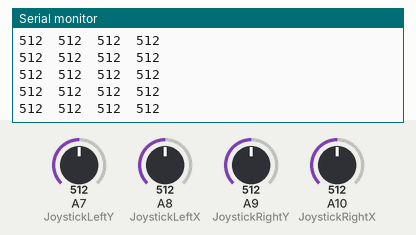
This sketch was run on a simulated Arduino Mega 2560, built with avr-gcc and run on an emulated ATmega2560. Parts: the last lines printed to the serial monitor. The inputs (shaded band) are chosen by the test bench; at power-on: A7 (JoystickLeftY) = 512, A8 (JoystickLeftX) = 512, A9 (JoystickRightY) = 512, A10 (JoystickRightX) = 512.

Above: at 1.2 s.
1.3 s: A7 (JoystickLeftY) set to 105
At 2.1 s:
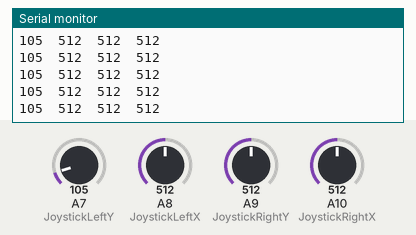
4.3 s: A7 (JoystickLeftY) set to 91
At 5.0 s:
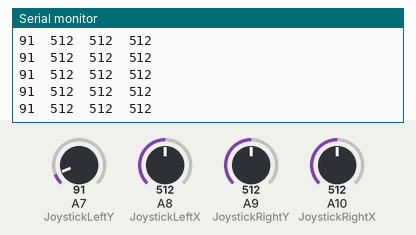
Timing chart, 0 to 7.3 s (numbered marks = the images above; inputs shaded):
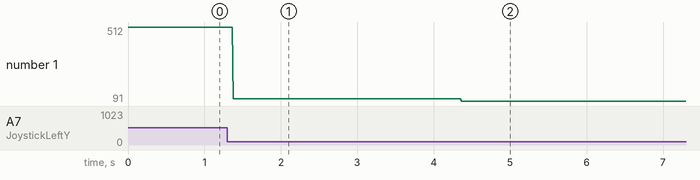

The sketch:

JoystickTest.ino
```cpp
/* JOYSTICK */
#define JoystickLeftY A7
#define JoystickLeftX A8
#define JoystickRightY A9
#define JoystickRightX A10

/* CHANGE THESE VALUES ACCORDING TO YOUR MEASUREMENTS */
const int joystickMin = 5;
const int joystickMax = 1018;
// my analog readings: 528, 532, 502, 579
const int joystickMiddleMin[4] = { 500, 500, 485, 550 };
const int joystickMiddleMax[4] = { 560, 560, 535, 600 };


void setup()
{
  Serial.begin(9600);

  // JOYSTICKS
  pinMode(JoystickLeftY, INPUT);
  pinMode(JoystickLeftX, INPUT);
  pinMode(JoystickRightY, INPUT);
  pinMode(JoystickRightX, INPUT);
}
void loop()
{
  ///* pure analog values
  Serial.print(analogRead(JoystickLeftY));
  Serial.print("\t");
  Serial.print(analogRead(JoystickLeftX));
  Serial.print("\t");
  Serial.print(analogRead(JoystickRightY));
  Serial.print("\t");
  Serial.println(analogRead(JoystickRightX));
  //*/

  /* the converted range from -127 to 127
  Serial.print(convertAnalogRead(analogRead(JoystickLeftY), 0));
  Serial.print("\t");
  Serial.print(convertAnalogRead(analogRead(JoystickLeftX), 1));
  Serial.print("\t");
  Serial.print(convertAnalogRead(analogRead(JoystickRightY), 2));
  Serial.print("\t");
  Serial.println(convertAnalogRead(analogRead(JoystickRightX), 3));
  */
}


// values from -127 to 127; 0 is center
int8_t convertAnalogRead(int value, int index)
{
  if (value <= joystickMin)
    return 127;
  if (value >= joystickMax)
    return -127;
  if (joystickMiddleMin[index] <= value && value <= joystickMiddleMax[index])
    return 0;

  // range from joystickMin - joystickMiddleMin[index];
  if (value <= joystickMiddleMin[index])
    return -map(value, joystickMin, joystickMiddleMin[index], -127, 0);
  // range from joystickMiddleMax[index] - joystickMax;
  else
    return -map(value, joystickMiddleMax[index], joystickMax, 0, 127);
}
```

Measured:
- after the input at 1.3 s, the serial monitor: prints a new line after 0.08 s (image 1)
- after the input at 4.3 s, the serial monitor: prints a new line after 0.07 s (image 2)
- plotted number 1: 512 → 105 after the input at 1.3 s, 105 → 91 after the input at 4.3 s
